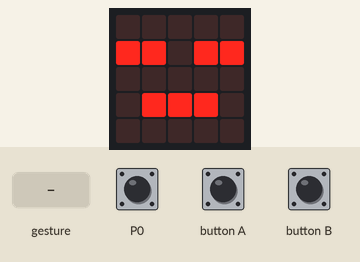
This program was run on a simulated BBC micro:bit running MicroPython. On the bench: the board's 5×5 LED display. Inputs (shaded band) come from the test bench. A tilt is held for 1.5 s and a shake lasts 1 s, then the board lies face up again.

Above: at 1.2 s.
1.3 s: touch pin P0 pressed for 0.15 s
At 2.4 s:
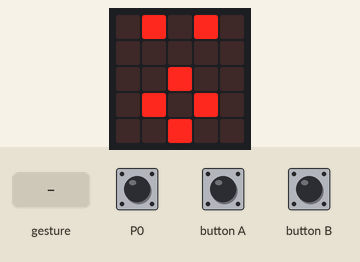
2.9 s: button A pressed for 0.15 s
At 3.6 s:
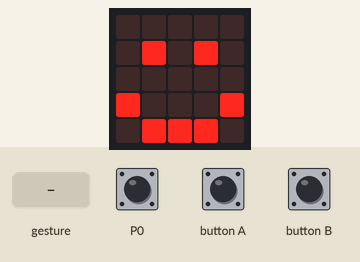
4.5 s: button B pressed for 0.15 s
At 4.8 s:
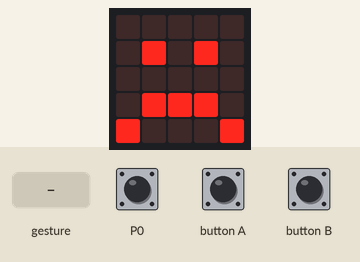
6.1 s: gesture 'shake'
At 7.4 s:
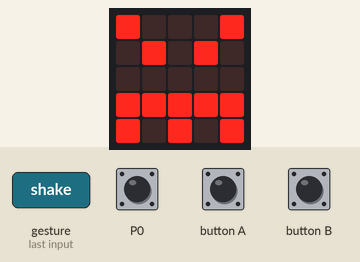
7.8 s: touch pin P0 pressed for 1 s
At 8.5 s:
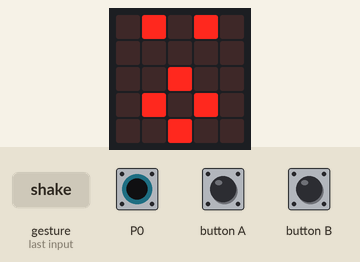
10.3 s: button A pressed for 1 s
At 11.6 s:
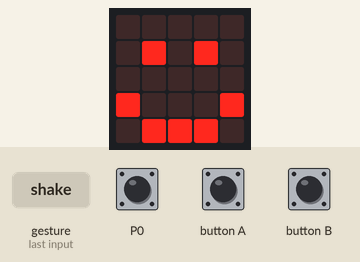
Timing chart, 0 to 13.3 s (numbered marks = the images above; inputs shaded):
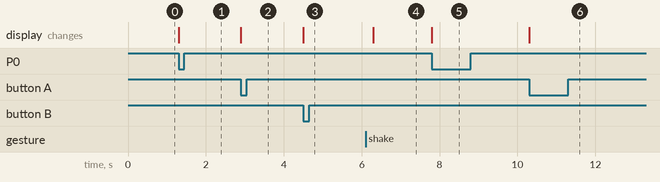

Measured:
- after the input at 1.3 s, the display: changes at once (image 1)
- after the input at 2.9 s, the display: changes at once (image 2)
- after the input at 4.5 s, the display: changes at once (image 3)
- after the input at 6.1 s, the display: changes after 0.20 s (image 4)
- after the input at 7.8 s, the display: changes at once (image 5)
- after the input at 10.3 s, the display: changes at once (image 6)

The program:

inputs.py
```python
from microbit import *

display.show(Image.ASLEEP)

while True:

    if button_a.is_pressed():
        display.show(Image.HAPPY)

    if button_b.is_pressed():
        display.show(Image.SAD)

    if accelerometer.was_gesture("shake"):
        display.show(Image.ANGRY)

    if pin0.is_touched():
        display.show(Image.SURPRISED)
```
